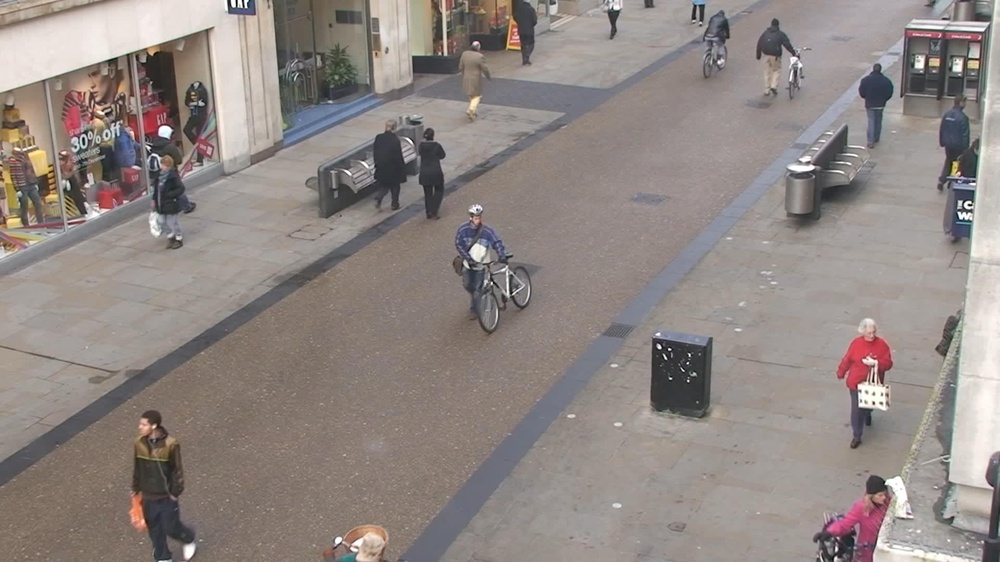
#> input picture data/frame0000.jpg, 1000 x 562 px, shrunk from 1920 x 1080 before the run
$ python simulate.py --input1 data/frame0000.jpg --input2 data/frame0001.jpg --output out.png
#> lines starting #> are read from the running program, lines starting #| are printed output that depends on the picture
import h5py
from os.path import realpath, dirname, join, isdir
from os import makedirs
import numpy as np
from time import time
from argparse import ArgumentParser
from PIL import Image
import cv2

import sys
script_dir = realpath(dirname(__file__))
bin_dir = join(script_dir, 'bin')
if isdir(bin_dir):
    sys.path.append(bin_dir)

from simulator import DVSSimulator

def parse_args():
    parser = ArgumentParser(description='Construct events from two consecutive images')
    sample_dir = join(script_dir, 'data')
    sample1_path = join(sample_dir, 'frame0000.jpg')
    sample2_path = join(sample_dir, 'frame0001.jpg')
    parser.add_argument('-i1', '--input1',
            help='name of a file with the first image in the stream. \
                    Sample frame is located at {}'.format(sample1_path),
            required=True)
    parser.add_argument('-i2', '--input2',
            help='name of a file with the second image in the stream \
                    Sample frame is located at {}'.format(sample2_path),
            required=True)
    parser.add_argument('-o', '--output',
            help='name of the file to the write events',
            required=True)
    parser.add_argument('-C', help='sensitivity of the sensor',
            type=float, required=False, default=0.15)
    parser.add_argument('-t', '--time',
            help='timestamp of the first image (microseconds)',
            type=int, required=False, default=0)
    parser.add_argument('--fps', help='number of frames per second',
            type=float, required=False, default=25)

    return parser.parse_args(sys.argv[1:])

def sure_dir_exists(dir_name):
    if not isdir(dir_name):
        makedirs(dir_name)
    return dir_name

def load_image(filename):
    #return np.asarray(Image.open(filename).convert('L'))
#> called with filename = 'data/frame0000.jpg'
    return cv2.imread(filename, cv2.IMREAD_GRAYSCALE)
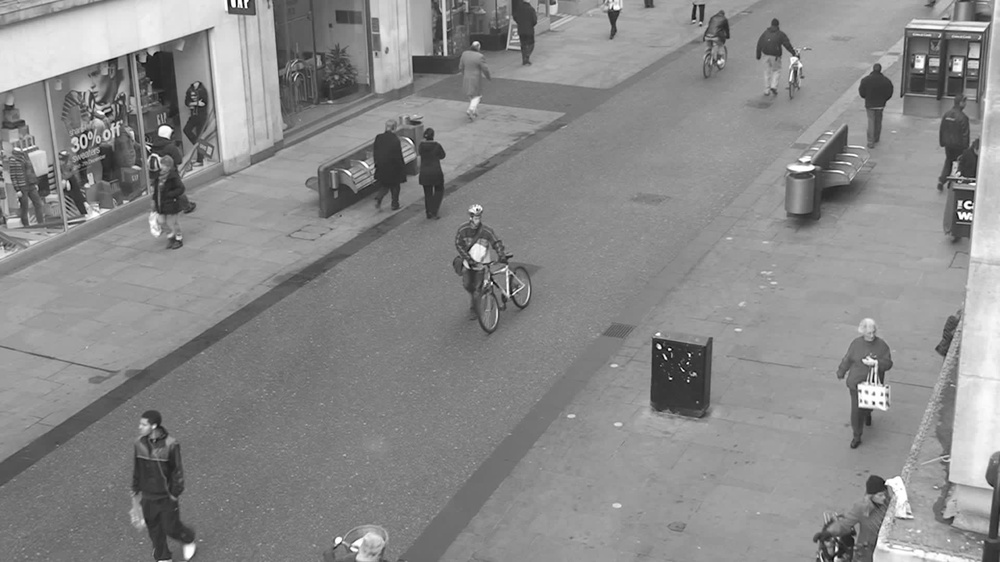
#> returned value: shape (562, 1000); min 0, max 255, mean 137.8

def serialize(filename, pol, timestamps, x_pos, y_pos):
    f = h5py.File(filename, 'w')
    f.create_dataset('pol', data=np.array(pol))
    f.create_dataset('timestamps', data=np.array(timestamps))
    f.create_dataset('x_pos', data=np.array(x_pos))
    f.create_dataset('y_pos', data=np.array(y_pos))
    f.close()

def main():
    args = parse_args()

    init_time = int(args.time) # timestamp of the first image
    dt = int(1e6 / args.fps) # time interval between images
    C = args.C
    init_image = load_image(args.input1)
    sim = DVSSimulator(init_image, init_time, C)

    img = load_image(args.input2)
    events = sim.update(img, init_time + dt)

    sure_dir_exists(realpath(dirname(args.output)))
    serialize(args.output, events['polarities'],
            events['timestamps'], events['x_positions'],
            events['y_positions'])

if __name__=='__main__':
    main()
#> (the call stopped at in main, `sim = DVSSimulator(init_image, init_time, C)`: simulator is not available in this run)
